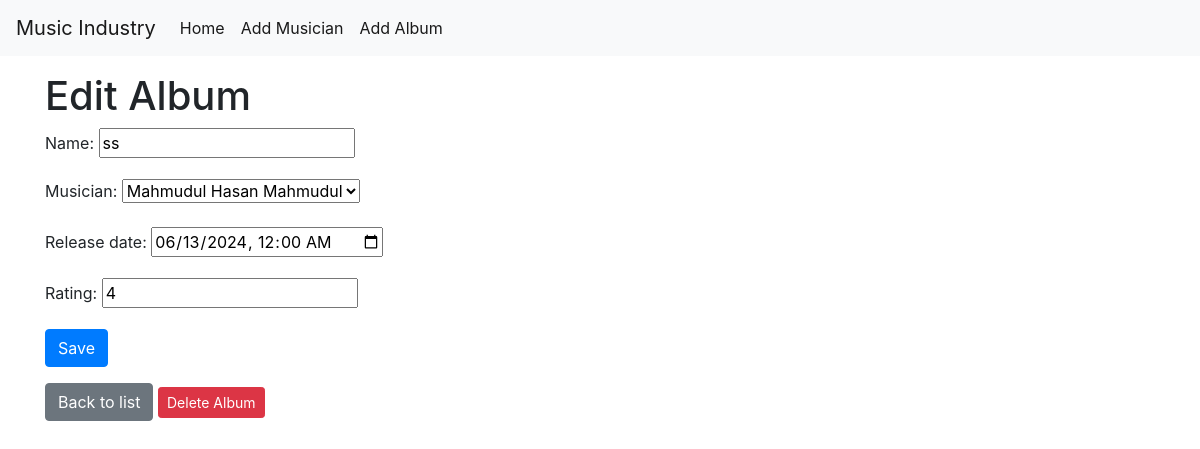
The app's page /album/10/ with its own data.
### directory/models.py (models this page shows, shortened)
class Album(models.Model):
    name = models.CharField(max_length=100)
    musician = models.ForeignKey(Musician, on_delete=models.CASCADE, related_name='albums')
    release_date = models.DateField()
    rating = models.IntegerField()

### directory/views.py (the view)
# urls.py: path('album/<int:pk>/', views.album_detail, name='album_detail'),
def album_detail(request, pk):
    album = get_object_or_404(Album, pk=pk)
    if request.method == "POST":
        form = AlbumForm(request.POST, instance=album)
        if form.is_valid():
            form.save()
            return redirect('musician_list')
    else:
        form = AlbumForm(instance=album)
    return render(request, 'directory/album_detail.html', {'form': form, 'album': album})

### directory/forms.py
class AlbumForm(forms.ModelForm):
    release_date = forms.DateTimeField(
        widget=forms.DateTimeInput(attrs={'type': 'datetime-local'})
    )
    class Meta:
        model = Album
        fields = '__all__'

### directory/models.py (called while the page is built)
    def __str__(self):
        return f"{self.first_name} {self.last_name}"

### directory/templates/directory/album_detail.html (shortened to what this page needs)
{% extends 'directory/base.html' %}
{% block content %}
<h1>Edit Album</h1>
<form method="post" class="form">
    {{ form.as_p }}
    <button type="submit" class="btn btn-primary">Save</button>
</form>
<a href="{% url 'musician_list' %}" class="btn btn-secondary mt-3">Back to list</a>
<form action="{% url 'delete_album' album.pk %}" method="post" style="display:inline;">
    <button type="submit" class="btn btn-danger btn-sm mt-3">Delete Album</button>
</form>
{% endblock %}

### records on screen
Album: name "ss", musician "Mahmudul Hasan Mahmudul", release_date "06/13/2024 00:00", rating "4"
